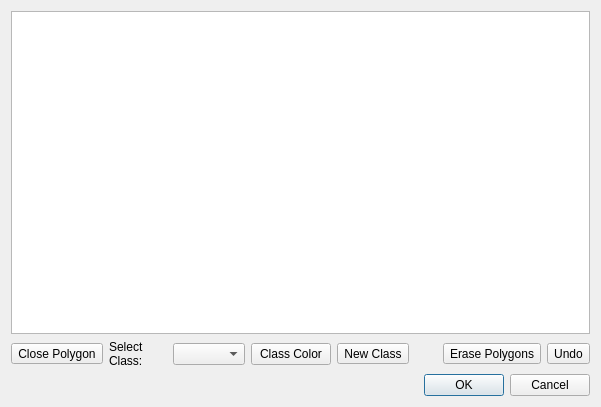
<?xml version="1.0" encoding="UTF-8"?>
<ui version="4.0">
 <class>AnnotatorDialog</class>
 <widget class="QDialog" name="AnnotatorDialog">
  <property name="geometry">
   <rect>
    <x>0</x>
    <y>0</y>
    <width>601</width>
    <height>407</height>
   </rect>
  </property>
  <property name="windowTitle">
   <string>Dialog</string>
  </property>
  <layout class="QVBoxLayout" name="verticalLayout">
   <item>
    <widget class="QGraphicsView" name="graphicsView">
    </widget>
   </item>
   <item>
    <layout class="QHBoxLayout" name="horizontalLayout">
     <item>
      <widget class="QToolButton" name="saveButton">
       <property name="text">
        <string>Close Polygon</string>
       </property>
       <property name="toolButtonStyle">
        <enum>Qt::ToolButtonTextBesideIcon</enum>
       </property>
      </widget>
     </item>
     <item>
      <widget class="QLabel" name="label">
       <property name="text">
        <string>Select Class:</string>
       </property>
       <property name="wordWrap">
        <bool>true</bool>
       </property>
      </widget>
     </item>
     <item>
      <widget class="QComboBox" name="classNumber">
      </widget>
     </item>
     <item>
      <widget class="QPushButton" name="colorButton">
       <property name="text">
        <string>Class Color</string>
       </property>
      </widget>
     </item>
     <item>
      <widget class="QToolButton" name="addClassButton">
       <property name="text">
        <string>New Class</string>
       </property>
       <property name="toolButtonStyle">
        <enum>Qt::ToolButtonTextBesideIcon</enum>
       </property>
      </widget>
     </item>
     <item>
      <spacer name="horizontalSpacer">
       <property name="orientation">
        <enum>Qt::Horizontal</enum>
       </property>
       <property name="sizeType">
        <enum>QSizePolicy::Expanding</enum>
       </property>
       <property name="sizeHint" stdset="0">
        <size>
         <width>40</width>
         <height>20</height>
        </size>
       </property>
      </spacer>
     </item>
     <item>
      <widget class="QToolButton" name="restartButton">
       <property name="text">
        <string>Erase Polygons</string>
       </property>
       <property name="toolButtonStyle">
        <enum>Qt::ToolButtonTextBesideIcon</enum>
       </property>
      </widget>
     </item>
     <item>
      <widget class="QToolButton" name="undoButton">
       <property name="text">
        <string>Undo</string>
       </property>
       <property name="toolButtonStyle">
        <enum>Qt::ToolButtonTextBesideIcon</enum>
       </property>
       <property name="autoRaise">
        <bool>false</bool>
       </property>
      </widget>
     </item>
    </layout>
   </item>
   <item>
    <widget class="QDialogButtonBox" name="buttonBox">
     <property name="orientation">
      <enum>Qt::Horizontal</enum>
     </property>
     <property name="standardButtons">
      <set>QDialogButtonBox::Cancel|QDialogButtonBox::Ok</set>
     </property>
    </widget>
   </item>
  </layout>
 </widget>
 <resources/>
 <connections>
  <connection>
   <sender>buttonBox</sender>
   <signal>accepted()</signal>
   <receiver>AnnotatorDialog</receiver>
   <slot>accept()</slot>
   <hints>
    <hint type="sourcelabel">
     <x>248</x>
     <y>254</y>
    </hint>
    <hint type="destinationlabel">
     <x>157</x>
     <y>274</y>
    </hint>
   </hints>
  </connection>
  <connection>
   <sender>buttonBox</sender>
   <signal>rejected()</signal>
   <receiver>AnnotatorDialog</receiver>
   <slot>reject()</slot>
   <hints>
    <hint type="sourcelabel">
     <x>316</x>
     <y>260</y>
    </hint>
    <hint type="destinationlabel">
     <x>286</x>
     <y>274</y>
    </hint>
   </hints>
  </connection>
 </connections>
</ui>
